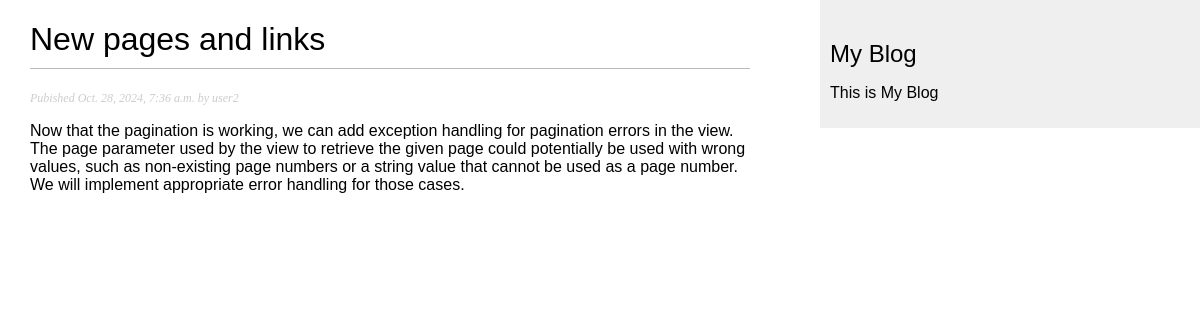
The page /djblog/2024/10/28/new-pages-and-links/ on the database its author committed.
### djblog/models.py (models this page shows, shortened)
class Post(models.Model):
    class Status(models.TextChoices):
        DRAFT = 'DF', 'Draft'
        PUBLISHED = 'PB', 'Published'
    title = models.CharField(max_length=250)
    slug = models.SlugField(
        max_length=250,
        unique_for_date = 'publish'
        )
    author = models.ForeignKey(
        settings.AUTH_USER_MODEL,
        on_delete=models.CASCADE ,
        related_name="djblog_posts"
    )
    body = models.TextField()
    publish = models.DateTimeField(default=timezone.now)
    created = models.DateTimeField(auto_now_add=True)
    updated = models.DateTimeField(auto_now=True)
    status = models.CharField(
        max_length=2,
        choices=Status.choices,
        default=Status.DRAFT
    )
    models = models.Manager() # default manager
    published = PublishedManager() # custom manager
    class Meta:
        ordering = ['-publish']
        indexes = [
            models.Index(fields=['-publish'])
        ]

### djblog/views.py (the view)
def post_detail(request, year, month, day, post):
    post = get_object_or_404(
        Post,
        status = Post.Status.PUBLISHED,
        slug = post,
        publish__year = year,
        publish__month = month,
        publish__day = day
    )
    return render(
        request,
        'post/detail.html',
        {'post':post}
    )

### djblog/templates/post/detail.html (shortened to what this page needs)
{% extends "djblog/base.html" %}
{% block content %}
<h1>{{ post.title }}</h1>
<p class="date">
    Pubished {{ post.publish }} by {{ post.author }}
</p>
{{ post.body|linebreaks }}
{% endblock %}

### djblog/static/css/djblog.css (style rules this page uses)
body { margin:0; padding:0; font-family:helvetica, sans-serif; }
h1 { font-weight:normal; border-bottom:1px solid #bbb; padding:0 0 10px 0; }
p.date { color:#ccc; font-family: georgia, serif; font-size: 12px; font-style: italic; }

### rows shown on the page
Post: title "New pages and links", publish "Oct. 28, 2024, 7:36 a.m.", author "user2", body "Now that the pagination is working, we can add exception handling for pagination errors in the view. The page parameter used by the view to retrieve the given page could potentially be used with wrong values, such as non-existing page numbers or a string value that cannot be used as a page number. We will implement appropriate error handling for those cases."
